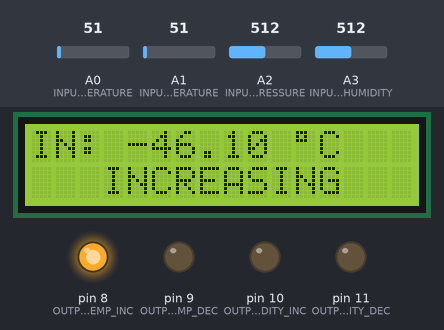
The sketch below on a simulated Arduino Uno, built with avr-gcc and run on an emulated ATmega328P. Shown: 16×2 character LCD, output pins drawn as LEDs (lit = HIGH). Inputs (shaded band) come from the test bench; at power-on: A0 (INPUT_PIN_INTERNAL_TEMPERATURE) = 51, A1 (INPUT_PIN_EXTERNAL_TEMPERATURE) = 51, A3 (INPUT_PIN_HUMIDITY) = 512, A2 (INPUT_PIN_PRESSURE) = 512.

Above: at 1.2 s.
1.3 s: A0 (INPUT_PIN_INTERNAL_TEMPERATURE) set to 61
At 12.7 s:
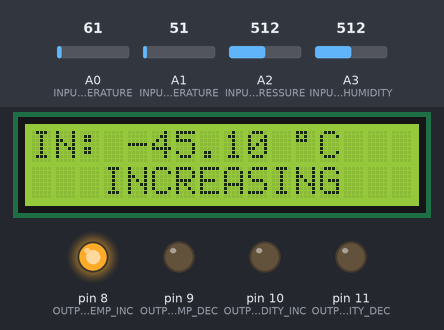
15.3 s: A1 (INPUT_PIN_EXTERNAL_TEMPERATURE) set to 61
At 27.7 s:
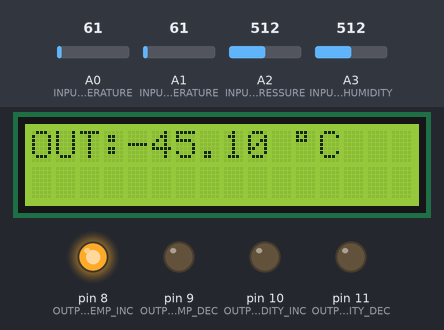
28.7 s: A3 (INPUT_PIN_HUMIDITY) set to 604
At 42.6 s:
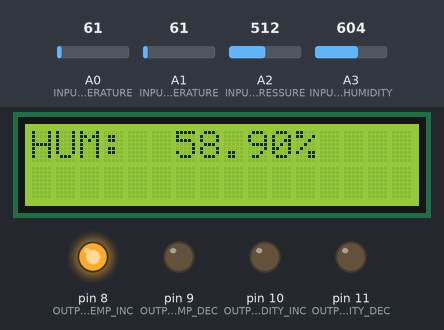
42.7 s: A3 (INPUT_PIN_HUMIDITY) set to 626
At 55.0 s:
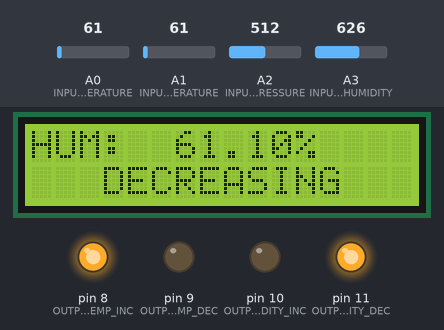
55.9 s: A3 (INPUT_PIN_HUMIDITY) set to 306
At 67.4 s:
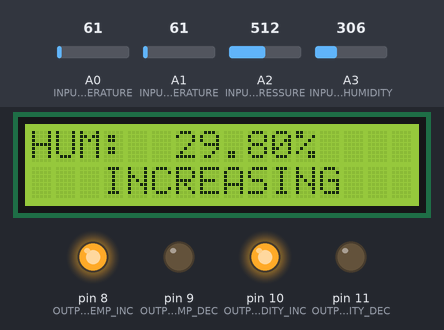
Timing chart, 0 to 68.9 s (numbered marks = the images above; inputs shaded):
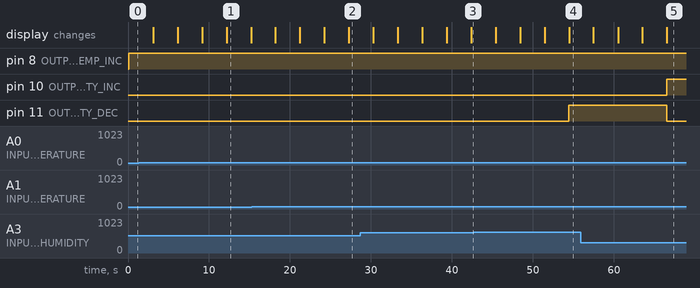

Measured:
- the behaviour switches between 615 and 616 on A3 (INPUT_PIN_HUMIDITY) (found by bisection; images 3 and 4)
- after the input at 42.7 s, pin 11 (OUTPUT_PIN_HUMIDITY_DEC): LOW → HIGH after 11.7 s; the display: first differs from a run without the input after 11.8 s (image 4)
- after the input at 55.9 s, pin 10 (OUTPUT_PIN_HUMIDITY_INC): LOW → HIGH after 10.6 s; pin 11 (OUTPUT_PIN_HUMIDITY_DEC): HIGH → LOW after 10.6 s; the display: first differs from a run without the input after 10.6 s (image 5)
- what the display in image 1 shows lasts 3.0 s, from 12.2 s to 15.2 s

The sketch:

microclimateController_I2C_LCD_.ino
```cpp
#include <Wire.h>
#include <LiquidCrystal_I2C.h>

// set the LCD address to 0x27 for a 16 chars 2 line display
// Set the pins on the I2C chip used for LCD connections:
//                    addr, en,rw,rs,d4,d5,d6,d7,bl,blpol
LiquidCrystal_I2C lcd(0x27, 2, 1, 0, 4, 5, 6, 7, 3, POSITIVE);  // Set the LCD I2C address


const int OUTPUT_PIN_INT_TEMP_INC = 8;
const int OUTPUT_PIN_INT_TEMP_DEC = 9;
const int OUTPUT_PIN_HUMIDITY_INC = 10;
const int OUTPUT_PIN_HUMIDITY_DEC = 11;
const int INPUT_PIN_INTERNAL_TEMPERATURE = 0;
const int INPUT_PIN_EXTERNAL_TEMPERATURE = 1;
const int INPUT_PIN_HUMIDITY = 3;
const int INPUT_PIN_PRESSURE = 2;

const int DISABLED = 0;
const int INCREASING = 1;
const int DECREASING = -1;

const char celsius_sign[] = " \337C ";

/* temperature constants; in one-tenths of a degree */
const int HIGH_TEMP = 250;
const int LOW_TEMP = 200;
const int MIN_TEMP = -512;
const int MAX_TEMP = 512;

/* pressure constants; in mmHg */
const int MIN_PRESSURE = 650;
const int MAX_PRESSURE = 850;

/* humidity constants; in percents */
const int LOW_HUMIDITY = 40;
const int HIGH_HUMIDITY = 60;


/* data variables */
int value_intTemp;
int value_extTemp;
int value_humidity;
int value_pressure;
int cond_state = DISABLED;
/* state
 *   0 - disabled
 *   1 - increasing
 *  -1 = decreasing
 *  these constants are defined at constants block
 */
int humidifier_state = 0;

/* delay constants */
const int PAUSE = 3000;

void print_temperature (int val) {
    lcd.setCursor(4, 0);
    lcd.print(val / 10.0);
    lcd.print(celsius_sign);
}

void print_humidity(int val) {
    lcd.setCursor(6, 0);
    lcd.print(val / 10.0);
    lcd.print("%");
}

void print_pressure(int val) {
    lcd.setCursor(5, 0);
    lcd.print(val);
    lcd.print(" mmHr");
}

int get_temp_from_voltage(int voltage) {
    int value = voltage * ((MAX_TEMP - MIN_TEMP) / 1024.0);
    value += MIN_TEMP;
    return value;
}

int get_humidity_from_voltage(int voltage) {
    return voltage * 0.9766;
}

int get_pressure_from_voltage(int voltage) {
    return MIN_PRESSURE + voltage * ((MAX_PRESSURE - MIN_PRESSURE) / 1024.0);
}

void setup()
{
  lcd.begin(16,2);   // initialize the lcd for 16 chars 2 lines, turn on backlight
  pinMode(OUTPUT_PIN_INT_TEMP_INC, OUTPUT);
  pinMode(OUTPUT_PIN_INT_TEMP_DEC, OUTPUT);
  pinMode(OUTPUT_PIN_HUMIDITY_INC, OUTPUT);
  pinMode(OUTPUT_PIN_HUMIDITY_DEC, OUTPUT);
  lcd.clear();
}


void loop() {
    lcd.clear();

    // get data
    value_intTemp = analogRead(INPUT_PIN_INTERNAL_TEMPERATURE);
    value_extTemp = analogRead(INPUT_PIN_EXTERNAL_TEMPERATURE);
    value_humidity = analogRead(INPUT_PIN_HUMIDITY);
    value_pressure = analogRead(INPUT_PIN_PRESSURE);

    // process data
    value_intTemp = get_temp_from_voltage(value_intTemp);
    value_extTemp = get_temp_from_voltage(value_extTemp);
    value_humidity = get_humidity_from_voltage(value_humidity);
    value_pressure = get_pressure_from_voltage(value_pressure);

    // print data

/* internal temprature output */
    lcd.clear();
    lcd.setCursor(0, 0);
    lcd.print("IN:");
    print_temperature(value_intTemp);
    lcd.setCursor(3, 1);
    if (value_intTemp > HIGH_TEMP) {
        cond_state = DECREASING;
    }
    else if (value_intTemp < LOW_TEMP) {
        cond_state = INCREASING;
    }
    else
        cond_state = DISABLED;
    switch(cond_state) {
        case INCREASING:
            digitalWrite(OUTPUT_PIN_INT_TEMP_DEC, LOW);
            digitalWrite(OUTPUT_PIN_INT_TEMP_INC, HIGH);
            lcd.print("INCREASING");
            break;
        case DECREASING:
            digitalWrite(OUTPUT_PIN_INT_TEMP_INC, LOW);
            digitalWrite(OUTPUT_PIN_INT_TEMP_DEC, HIGH);
            lcd.print("DECREASING");
            break;
        default:
            digitalWrite(OUTPUT_PIN_INT_TEMP_INC, LOW);
            digitalWrite(OUTPUT_PIN_INT_TEMP_DEC, LOW);
            break;
    }

    delay(PAUSE);

/* external tempreture output */
    lcd.clear();
    lcd.setCursor(0, 0);
    lcd.print("OUT:");
    print_temperature(value_extTemp);
    delay(PAUSE);

/* humidity output */
    lcd.clear();
    lcd.setCursor(0, 0);
    lcd.print("HUM:");
    print_humidity(value_humidity);
    lcd.setCursor(3, 1);
    if (value_humidity / 10.0 > HIGH_HUMIDITY)
        humidifier_state = DECREASING;
    else if (value_humidity / 10.0 < LOW_HUMIDITY)
        humidifier_state = INCREASING;
    else
        humidifier_state = DISABLED;
    switch(humidifier_state) {
        case DECREASING:
            digitalWrite(OUTPUT_PIN_HUMIDITY_INC, LOW);
            digitalWrite(OUTPUT_PIN_HUMIDITY_DEC, HIGH);
            lcd.print("DECREASING");
            break;
        case INCREASING:
            digitalWrite(OUTPUT_PIN_HUMIDITY_DEC, LOW);
            digitalWrite(OUTPUT_PIN_HUMIDITY_INC, HIGH);
            lcd.print("INCREASING");
            break;
        default:
            digitalWrite(OUTPUT_PIN_HUMIDITY_DEC, LOW);
            digitalWrite(OUTPUT_PIN_HUMIDITY_INC, LOW);
            break;
    }
    delay(PAUSE);

/* pressure output */
    lcd.clear();
    lcd.setCursor(0, 0);
    lcd.print("PRS:");
    print_pressure(value_pressure);
    delay(PAUSE);

}
```
